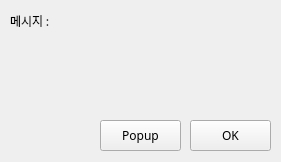
<?xml version="1.0" encoding="UTF-8"?>
<ui version="4.0">
 <class>Form</class>
 <widget class="QWidget" name="Form">
  <property name="geometry">
   <rect>
    <x>0</x>
    <y>0</y>
    <width>281</width>
    <height>162</height>
   </rect>
  </property>
  <property name="minimumSize">
   <size>
    <width>281</width>
    <height>162</height>
   </size>
  </property>
  <property name="maximumSize">
   <size>
    <width>281</width>
    <height>162</height>
   </size>
  </property>
  <property name="font">
   <font>
    <family>돋움체</family>
   </font>
  </property>
  <property name="windowTitle">
   <string>Form</string>
  </property>
  <widget class="QLabel" name="lblMessage">
   <property name="geometry">
    <rect>
     <x>10</x>
     <y>10</y>
     <width>291</width>
     <height>21</height>
    </rect>
   </property>
   <property name="text">
    <string>메시지 : </string>
   </property>
  </widget>
  <widget class="QPushButton" name="btnOK">
   <property name="geometry">
    <rect>
     <x>190</x>
     <y>120</y>
     <width>81</width>
     <height>31</height>
    </rect>
   </property>
   <property name="text">
    <string>OK</string>
   </property>
  </widget>
  <widget class="QPushButton" name="btnPOP">
   <property name="geometry">
    <rect>
     <x>100</x>
     <y>120</y>
     <width>81</width>
     <height>31</height>
    </rect>
   </property>
   <property name="text">
    <string>Popup</string>
   </property>
  </widget>
 </widget>
 <resources/>
 <connections/>
</ui>
